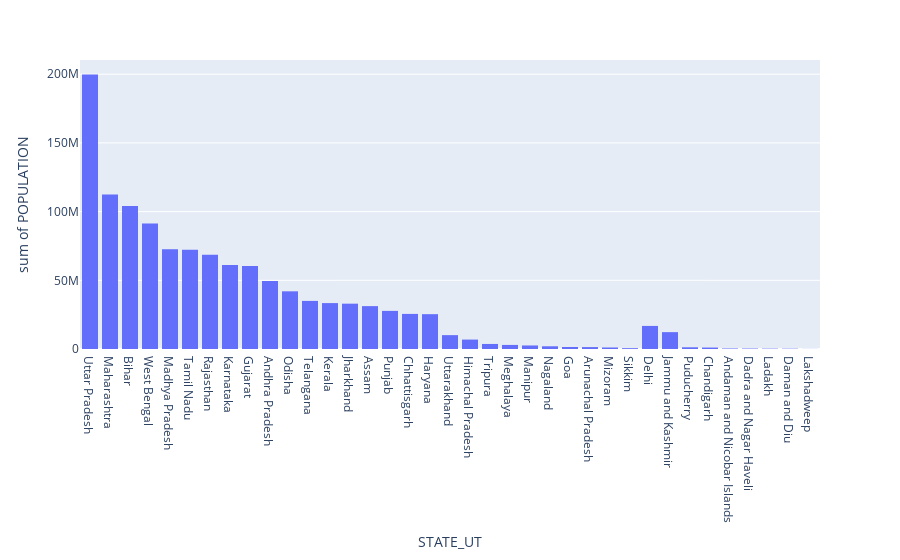

The code cell stored with this chart in its notebook:
### Code cell
fig= px.histogram(DemoFile, x="STATE_UT",y="POPULATION")
fig.show()

### Figure 1 — Plotly figure (JSON) as saved in the notebook; plotly's stock layout.template omitted (floating-point values rounded to 4 significant figures)
{"data": [{"alignmentgroup": "True", "bingroup": "x", "histfunc": "sum", "hovertemplate": "STATE_UT=%{x}<br>sum of POPULATION=%{y}<extra></extra>", "legendgroup": "", "marker": {"color": "#636efa", "pattern": {"shape": ""}}, "name": "", "offsetgroup": "", "orientation": "v", "showlegend": false, "type": "histogram", "x": ["Uttar Pradesh", "Maharashtra", "Bihar", "West Bengal", "Madhya Pradesh", "Tamil Nadu", "Rajasthan", "Karnataka", "Gujarat", "Andhra Pradesh", "Odisha", "Telangana", "Kerala", "Jharkhand", "Assam", "Punjab", "Chhattisgarh", "Haryana", "Uttarakhand", "Himachal Pradesh", "Tripura", "Meghalaya", "Manipur", "Nagaland", "Goa", "Arunachal Pradesh", "Mizoram", "Sikkim", "Delhi", "Jammu and Kashmir", "Puducherry", "Chandigarh", "Andaman and Nicobar Islands", "Dadra and Nagar Haveli", "Ladakh", "Daman and Diu", "Lakshadweep"], "xaxis": "x", "y": [199812341, 112374333, 104099452, 91276115, 72626809, 72147030, 68548437, 61095297, 60439692, 49577103, 41974218, 35003674, 33406061, 32988134, 31205576, 27743338, 25545198, 25351462, 10086292, 6864602, 3673917, 2966889, 2570390, 1978502, 1458545, 1383727, 1097206, 610577, 16787941, 12267032, 1247953, 1055450, 380581, 343709, 274000, 243247, 64473], "yaxis": "y"}], "layout": {"barmode": "relative", "legend": {"tracegroupgap": 0}, "margin": {"t": 60}, "xaxis": {"anchor": "y", "domain": [0, 1], "title": {"text": "STATE_UT"}}, "yaxis": {"anchor": "x", "domain": [0, 1], "title": {"text": "sum of POPULATION"}}}}
